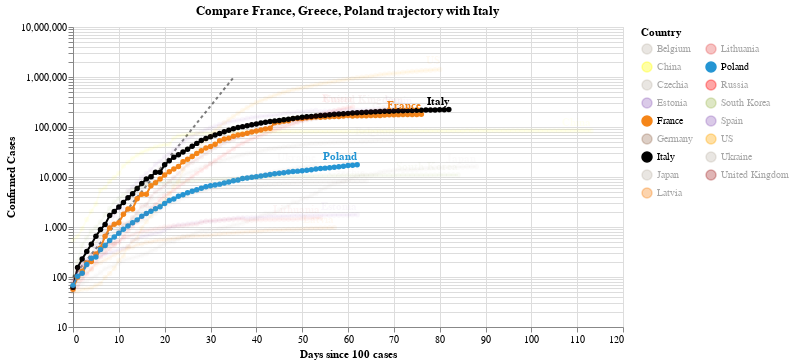

Notebook source saved alongside this figure:
### Code cell
#hide_input
chart2 = make_since_chart(dff2, ['France', 'Greece', 'Poland'], baseline_countries)
chart2

### Figure 1 — Vega-Lite specification as saved in the notebook (floating-point values rounded to 4 significant figures; data arrays with more than 128 entries replaced by an {"elided": "..."} marker saying what was removed)
{"config": {"view": {"continuousWidth": 400, "continuousHeight": 300}}, "layer": [{"data": {"name": "data-628230001892d6798b50651be41d1b3e"}, "mark": {"type": "line", "color": "black", "opacity": 0.5, "strokeDash": [3, 3]}, "encoding": {"x": {"type": "quantitative", "field": "Days since 100 cases"}, "y": {"type": "quantitative", "field": "Confirmed Cases"}}}, {"data": {"name": "data-dd6650a607da80a49feffa18e63bbbc5"}, "mark": {"type": "line", "point": true}, "encoding": {"color": {"type": "nominal", "field": "Country", "legend": {"columns": 2}, "scale": {"domain": ["Belgium", "China", "Czechia", "Estonia", "France", "Germany", "Italy", "Japan", "Latvia", "Lithuania", "Poland", "Russia", "South Korea", "Spain", "US", "Ukraine", "United Kingdom"], "range": ["#C1B7AD", "yellow", "#C1B7AD", "#9467bd", "#F58518", "#9D755D", "black", "#C1B7AD", "#F58518", "#E45756", "#2495D3", "red", "#A1BA59", "#9467bd", "orange", "#C1B7AD", "brown"]}}, "opacity": {"condition": {"value": 1, "selection": "selector010"}, "value": 0.05}, "tooltip": [{"type": "nominal", "field": "Country"}, {"type": "temporal", "field": "Date"}, {"type": "quantitative", "field": "Confirmed Cases"}, {"type": "quantitative", "field": "Days since 100 cases"}], "x": {"type": "quantitative", "field": "Days since 100 cases"}, "y": {"type": "quantitative", "field": "Confirmed Cases", "scale": {"type": "log"}}}, "selection": {"selector010": {"type": "multi", "fields": ["Country"], "bind": "legend", "init": [{"Country": "France"}, {"Country": "Greece"}, {"Country": "Poland"}, {"Country": "Italy"}]}}, "width": 550}, {"data": {"name": "data-dd6650a607da80a49feffa18e63bbbc5"}, "mark": {"type": "text", "align": "right", "dy": -8, "fontWeight": "bold"}, "encoding": {"color": {"type": "nominal", "field": "Country", "legend": {"columns": 2}, "scale": {"domain": ["Belgium", "China", "Czechia", "Estonia", "France", "Germany", "Italy", "Japan", "Latvia", "Lithuania", "Poland", "Russia", "South Korea", "Spain", "US", "Ukraine", "United Kingdom"], "range": ["#C1B7AD", "yellow", "#C1B7AD", "#9467bd", "#F58518", "#9D755D", "black", "#C1B7AD", "#F58518", "#E45756", "#2495D3", "red", "#A1BA59", "#9467bd", "orange", "#C1B7AD", "brown"]}}, "opacity": {"condition": {"value": 1, "selection": "selector010"}, "value": 0.05}, "text": {"type": "nominal", "field": "Country"}, "tooltip": [{"type": "nominal", "field": "Country"}, {"type": "temporal", "field": "Date"}, {"type": "quantitative", "field": "Confirmed Cases"}, {"type": "quantitative", "field": "Days since 100 cases"}], "x": {"type": "quantitative", "field": "Days since 100 cases"}, "y": {"type": "quantitative", "field": "Confirmed Cases", "scale": {"type": "log"}}}, "transform": [{"filter": "(datum['Date'] >= 1589414400000)"}], "width": 550}], "title": "Compare France, Greece, Poland trajectory with Italy", "$schema": "https://vega.github.io/schema/vega-lite/v4.0.2.json", "datasets": {"data-628230001892d6798b50651be41d1b3e": [{"Days since 100 cases": 0, "Confirmed Cases": 100.0}, {"Days since 100 cases": 1, "Confirmed Cases": 130.0}, {"Days since 100 cases": 2, "Confirmed Cases": 169.0}, {"Days since 100 cases": 3, "Confirmed Cases": 219.7}, {"Days since 100 cases": 4, "Confirmed Cases": 285.6}, {"Days since 100 cases": 5, "Confirmed Cases": 371.3}, {"Days since 100 cases": 6, "Confirmed Cases": 482.7}, {"Days since 100 cases": 7, "Confirmed Cases": 627.5}, {"Days since 100 cases": 8, "Confirmed Cases": 815.7}, {"Days since 100 cases": 9, "Confirmed Cases": 1060.0}, {"Days since 100 cases": 10, "Confirmed Cases": 1379.0}, {"Days since 100 cases": 11, "Confirmed Cases": 1792.0}, {"Days since 100 cases": 12, "Confirmed Cases": 2330.0}, {"Days since 100 cases": 13, "Confirmed Cases": 3029.0}, {"Days since 100 cases": 14, "Confirmed Cases": 3937.0}, {"Days since 100 cases": 15, "Confirmed Cases": 5119.0}, {"Days since 100 cases": 16, "Confirmed Cases": 6654.0}, {"Days since 100 cases": 17, "Confirmed Cases": 8650.0}, {"Days since 100 cases": 18, "Confirmed Cases": 11250.0}, {"Days since 100 cases": 19, "Confirmed Cases": 14620.0}, {"Days since 100 cases": 20, "Confirmed Cases": 19000.0}, {"Days since 100 cases": 21, "Confirmed Cases": 24710.0}, {"Days since 100 cases": 22, "Confirmed Cases": 32120.0}, {"Days since 100 cases": 23, "Confirmed Cases": 41750.0}, {"Days since 100 cases": 24, "Confirmed Cases": 54280.0}, {"Days since 100 cases": 25, "Confirmed Cases": 70560.0}, {"Days since 100 cases": 26, "Confirmed Cases": 91730.0}, {"Days since 100 cases": 27, "Confirmed Cases": 119300.0}, {"Days since 100 cases": 28, "Confirmed Cases": 155000.0}, {"Days since 100 cases": 29, "Confirmed Cases": 201500.0}, {"Days since 100 cases": 30, "Confirmed Cases": 262000.0}, {"Days since 100 cases": 31, "Confirmed Cases": 340600.0}, {"Days since 100 cases": 32, "Confirmed Cases": 442800.0}, {"Days since 100 cases": 33, "Confirmed Cases": 575600.0}, {"Days since 100 cases": 34, "Confirmed Cases": 748300.0}, {"Days since 100 cases": 35, "Confirmed Cases": 972800.0}], "data-dd6650a607da80a49feffa18e63bbbc5": {"elided": "1244 records"}}}
